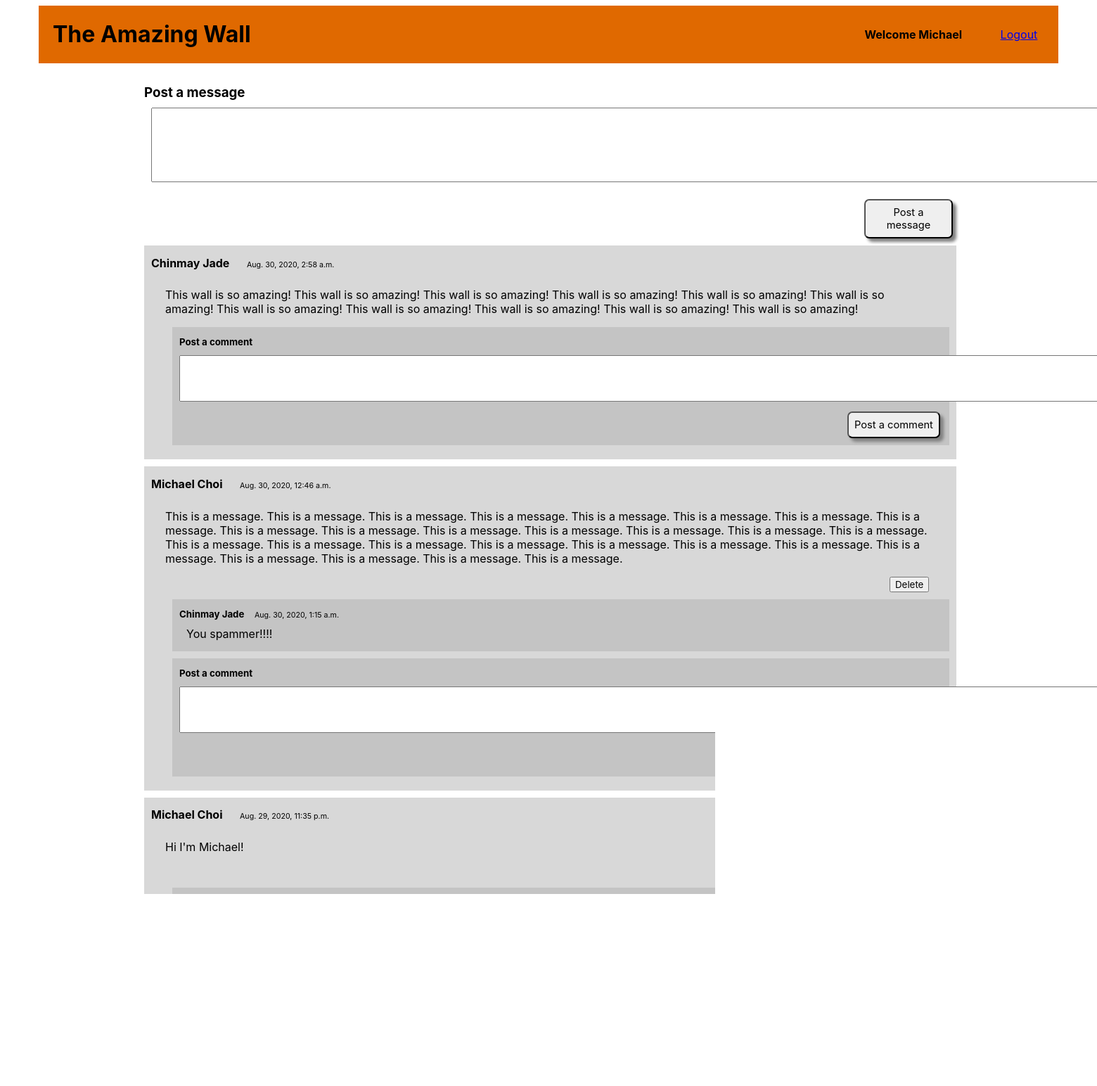
/wall (signed in), run on the app's committed database.
### the_wall_app/models.py (models this page shows)
class User(models.Model):
    first_name = models.CharField(max_length=255)
    last_name = models.CharField(max_length=255)
    email = models.CharField(max_length=255)
    password = models.CharField(max_length=255)
    created_at = models.DateTimeField(auto_now_add=True)
    updated_at = models.DateTimeField(auto_now=True)
    objects = UserManager()

class Message(models.Model):
    mess = models.TextField()
    user = models.ForeignKey(User, related_name="messages", on_delete=models.CASCADE)
    created_at = models.DateTimeField(auto_now_add=True)
    updated_at = models.DateTimeField(auto_now=True)

class Comment(models.Model):
    comment = models.TextField()
    poster = models.ForeignKey(User, related_name="comments", on_delete=models.CASCADE)
    on_message = models.ForeignKey(Message, related_name="comments", on_delete=models.CASCADE)
    created_at = models.DateTimeField(auto_now_add=True)
    updated_at = models.DateTimeField(auto_now=True)

### the_wall_app/views.py (the view)
# urls.py: path('wall', views.wall),
def wall(request):
    if request.method != "POST":
        if 'user_name' not in request.session:
            return redirect('/')
    context = {
        "all_messages" : Message.objects.all(),
        "all_comments" : Comment.objects.all(),
    }
    return render(request, 'wall.html', context)

### the_wall_app/templates/wall.html (shortened to what this page needs)
<!DOCTYPE html>
<html lang="en">
<head>
    {% load static %}
    <link rel="stylesheet" href="{% static '/wall_style.css' %}">
</head>
<body>
    <div id="wrapper">
        <div id="header">
            <h1>The Amazing Wall</h1>
            <h4>Welcome {{request.session.user_name}}</h4>
            <a id="logout" href="/logout">Logout</a>
        </div>
        <div id="interior">
            <h3>Post a message</h3>
            <form action="/post_message" method="POST">
                <textarea name="message_posted" cols="140" rows="5" style="font-size: medium;"></textarea><br><br>
                <button type="submit">Post a message</button>
            </form>
            {% for message in all_messages reversed %}
            <div class="messages">
                <h4>{{message.user.first_name}} {{message.user.last_name}}</h4>
                <p class="timestamp">{{message.created_at}}</p>
                <p>{{message.mess}}</p>
                {% if message.user.id == request.session.user_id %}
                <form action="/delete_message" method="POST">
                    <button type="submit">Delete</button>
                </form>
                {% endif %}
                {% for comment in message.comments.all %}
                <div class="comments">
                    <h5>{{comment.poster.first_name}} {{comment.poster.last_name}}</h5>
                    <p class="timestamp">{{comment.created_at}}</p>
                    <p>{{comment.comment}}</p>
                </div>
                {% endfor %}
                <div class="comments">
                    <h5>Post a comment</h5>
                    <form action="/post_comment" method="POST">
                        <textarea name="comment_posted" cols="132" rows="3" style="font-size: medium;"></textarea><br>
                        <button type="submit">Post a comment</button>
                    </form>
                </div>
            </div>
            {% endfor %}
        </div>
    </div>
</body>
</html>

### the_wall_app/static/wall_style.css (style rules this page uses)
* { font-family: -apple-system, BlinkMacSystemFont, 'Segoe UI', Roboto, Oxygen, Ubuntu, Cantarell, 'Open Sans', 'Helvetica Neue', sans-serif; }
#wrapper { width: 1450px; margin: auto; }
#header { background-image: url("https://www.transparenttextures.com/patterns/brick-wall.png"); background-color: #e06900; padding: 0px 20px; }
#header * { vertical-align: middle; }
#header h1 { text-align: left; width: 1100px; display: inline-block; }
#header h4 { display: inline-block; padding: 0px 50px; }
#interior { width: 1150px; margin: auto; }
#interior > h3 { margin: 30px 0px 10px 0px; display: block; }
#interior > form > textarea { margin-left: 10px; }
.messages { width: 1135px; background-color: rgb(216, 216, 216); padding: 10px; margin: 10px 0px; }
.messages h4 { margin: 0px; display: inline-block; }
.messages p { margin-left: 20px; padding-right: 20px; }
.messages > form > button { display: inline-block; margin-left: 1050px; margin-bottom: 10px; }
.comments { margin-left: 30px; background-color: rgb(196, 196, 196); padding: 10px; margin-bottom: 10px; }
.comments h5 { margin: 0px; display: inline-block; }
.comments p { margin: 0px 0px 0px 5px; padding: 5px; }
.comments textarea { margin: 10px 0px; }
.timestamp { font-size: 8pt; display: inline-block; margin-left: 10px; }
#interior > form > button { display: inline-block; margin-left: 1024px; padding: 8px; border-radius: 7px; box-shadow: 5px 5px 4px gray; font-size: 11pt; }
.comments button { display: inline-block; margin-left: 950px; padding: 8px; border-radius: 7px; box-shadow: 5px 5px 4px gray; font-size: 11pt; }

### data on the page
User: session.user_name "Michael"
Message: user.first_name "Chinmay", user.last_name "Jade", created_at "Aug. 30, 2020, 2:58 a.m.", mess "This wall is so amazing! This wall is so amazing! This wall is so amazing! This wall is so amazing! This wall is so amazing! This wall is so amazing! This wall is so amazing! This wall is so amazing! This wall is so amazing! This wall is so amazing! This wall is so amazing!"
Message: user.first_name "Michael", user.last_name "Choi", created_at "Aug. 30, 2020, 12:46 a.m.", mess "This is a message. This is a message. This is a message. This is a message. This is a message. This is a message. This is a message. This is a message. This is a message. This is a message. This is a message. This is a message. This is a message. This is a message. This is a message. This is a message. This is a message. This is a message. This is a message. This is a message. This is a message. This is a message. This is a message. This is a message. This is a message. This is a message. This is a message."
Comment: poster.first_name "Chinmay", poster.last_name "Jade", created_at "Aug. 30, 2020, 1:15 a.m.", comment "You spammer!!!!"
Message: user.first_name "Michael", user.last_name "Choi", created_at "Aug. 29, 2020, 11:35 p.m.", mess "Hi I'm Michael!"
